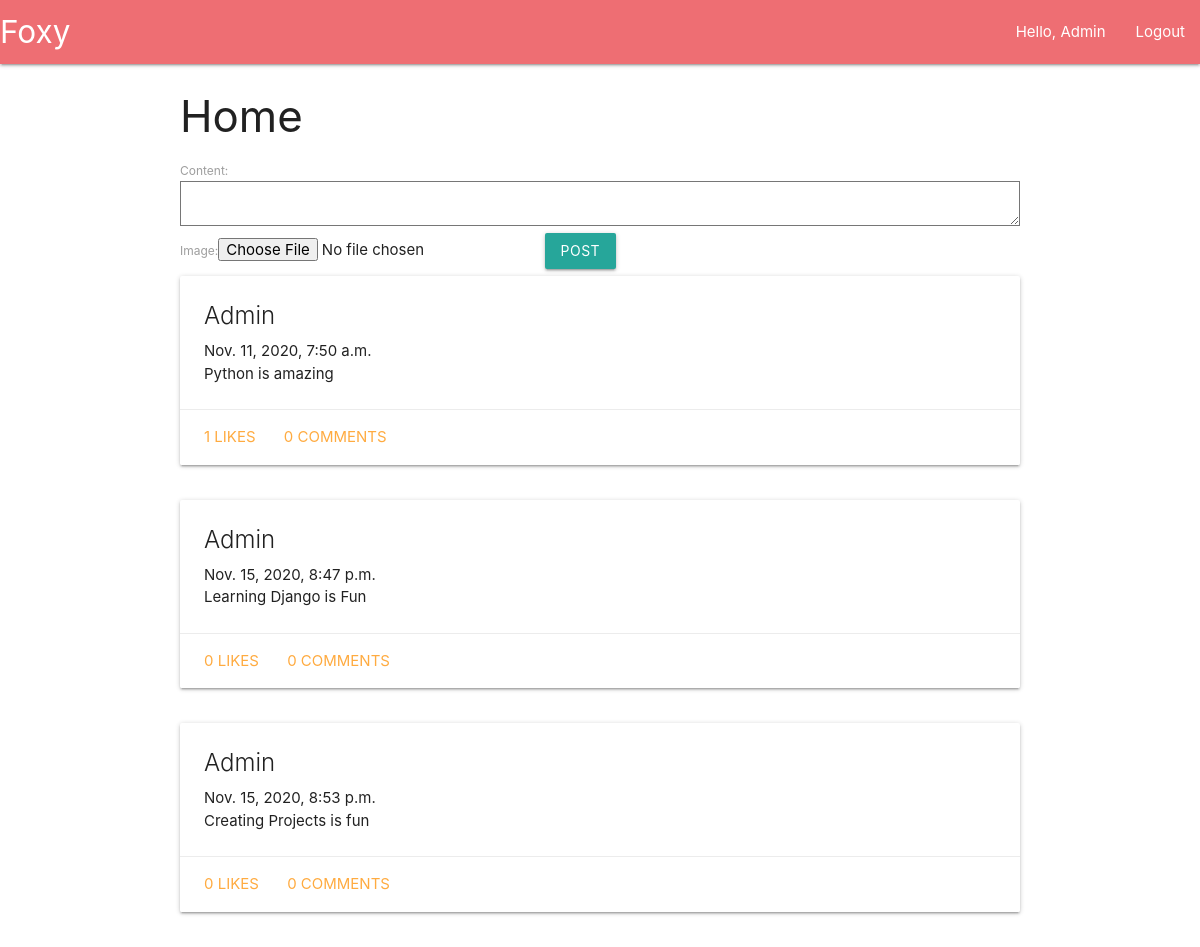
The app's page /home/ (signed in) with its own data.
### social/models.py (models this page shows, shortened)
class Post(models.Model):
  user = models.ForeignKey(User, on_delete=models.CASCADE)
  created_at = models.DateTimeField(auto_now=True)
  content = models.TextField()
  image = models.ImageField(blank = True)

### social/views.py (the view)
# urls.py: path('home/', views.Home.as_view()),
class Home(LoginRequiredMixin, ListView):
  context_object_name = 'posts'
  template_name = 'social/home.html'
  login_url = 'auth/login'
  def get_queryset(self):
    return models.Post.objects.filter(user = self.request.user)
  def get_context_data(self, *args, **kwargs):
    data = super().get_context_data(*args, **kwargs)
    data['post_form'] = forms.PostForm()
    return data

### social/forms.py
class PostForm(forms.ModelForm):
    class Meta:
        model = models.Post
        fields = ['content','image']

### templates/social/home.html (shortened to what this page needs)
{% extends 'base.html' %}
{% block content %}
<div class="container">
    <h3>Home</h3>
    <form action="/post/" method="post" enctype="multipart/form-data">
    {{post_form}}
    <button type="submit" class="btn waves-effect">Post</button>
    </form>
    {%for post in posts%}
        <div class="row">
            <div class="class">
                {% include 'social/components/post.html' %}
            </div>
        </div>
    {%endfor%}
</div>
{% endblock %}

### templates/base.html (shortened to what this page needs)
<!DOCTYPE html>
<html lang="en">
    <head>
        <link rel="stylesheet" href="https://cdnjs.cloudflare.com/ajax/libs/materialize/1.0.0/css/materialize.min.css">
    </head>
    <body>
        <nav  style="margin-bottom: 1.5rem">
            <div class="nav-wrapper">
              <a href="#" class="brand-logo">Foxy</a>
              <ul id="nav-mobile" class="right hide-on-med-and-down">
                {% if user.is_authenticated %}
                    <li><a href="/home">Hello, {{user.first_name}} {{ user.last_name }}</a></li>
                    <li><a href="/auth/logout">Logout</a></li>
                {%else%}
                    <li><a href="/auth/login">Login</a></li>
                {%endif%}
              </ul>
            </div>
          </nav>
        {% block content %}{% endblock %}
    </body>
</html>

### templates/social/components/post.html (shortened to what this page needs)
<div class="card">
    <div class="card-content">
        <span class="card-title">{{post.user.first_name}} {{post.user.last_name}}</span>
        <span>{{post.created_at}}</span>
      <p>
          {{post.content}}
      </p>
    </div>
    <div class="card-action">
        <a href="#" onclick="likePost({{ post.id }})">{{ post.like_set.count }} Likes</a>
        <a class = "modal-trigger" href="#postModal{{post.id}}">{{post.comment_set.count}} Comments</a>
      </div>
  </div>

### records on screen
Post: user.first_name "Admin", created_at "Nov. 11, 2020, 7:50 a.m.", content "Python is amazing", like_set.count "1", comment_set.count "0"
Post: user.first_name "Admin", created_at "Nov. 15, 2020, 8:47 p.m.", content "Learning Django is Fun", like_set.count "0", comment_set.count "0"
Post: user.first_name "Admin", created_at "Nov. 15, 2020, 8:53 p.m.", content "Creating Projects is fun", like_set.count "0", comment_set.count "0"

### other values on screen
{{ user.first_name }} "Admin"
